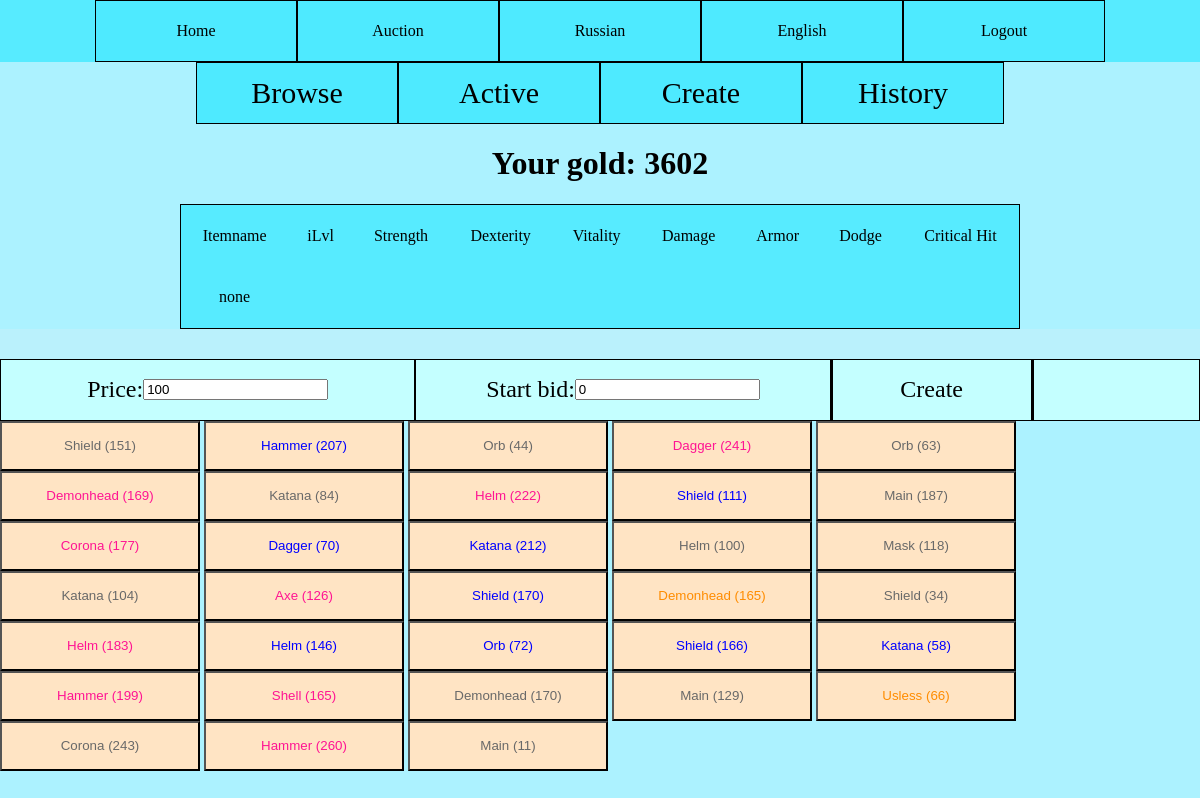
The app's page /en/auction/create (signed in) with its own data.
### main/models.py (models this page shows)
class Character(models.Model):
    user = models.OneToOneField(User, on_delete=models.CASCADE, null=True)
    gold = models.BigIntegerField(default=0)
    eq_weapon = models.ForeignKey('Item', on_delete=models.SET_NULL, null=True, related_name="weapon")
    eq_helm   = models.ForeignKey('Item', on_delete=models.SET_NULL, null=True, related_name="helm")
    eq_armor  = models.ForeignKey('Item', on_delete=models.SET_NULL, null=True, related_name="armor")
    eq_offhand= models.ForeignKey('Item', on_delete=models.SET_NULL, null=True, related_name="offhand")

class Item(models.Model):
    item_name = models.CharField(max_length=30,null=True)
    item_level = models.IntegerField(default=0)
    item_tupe = models.IntegerField(null=True)
    item_rarity = models.IntegerField(null=True)
    character_id = models.ForeignKey(Character, on_delete=models.SET_NULL,null=True)
    used = models.BooleanField(default=False)

### main/views.py (the view)
# urls.py: path('auction/create', views.AuctionCreate, name='create_auction'),
def AuctionCreate(request):
    if request.user.is_authenticated:
        current_user = request.user
        char = Character.objects.get(user=current_user)
        items = Item.objects.filter(character_id=char.pk).filter(used=False)
        local_item = []
        for x in items:
            local_item.append(LocalItem(x))
        context = {'items': local_item, 'char':char}
        return render(request, 'auction/auction_make.html', context=context)
    else:
        return HttpResponseForbidden()

### templates/auction/auction_make.html (shortened to what this page needs)
{% extends "auction/Auction.html" %}
{% load i18n %}
{% block main %}
        {% include "items/stat_table.html" %}
    <div class="main">
        <div class="lots">
            <div class="head">
                <div class="info_long">
                    {% trans "Price" %}: <input id="max_price" type="int" value="100">
                </div>
                <div class="info_long">
                    {% trans "Start bid" %}: <input id="start_bet" type="int" value="0">
                </div>
                <div class="info">
                    <div class="butt" onclick="CreateLoot()">{% trans "Create" %}</div>
                </div>
                <div class="info" id="item_id">
                </div>
            </div>
        </div>
    </div>
    <div id="scrolls">
        {% for x in items %}
            {% include "items/item_small.html" with item=x only %}
        {% endfor %}
    </div>
{% endblock %}

### templates/auction/Auction.html
{% extends "base.html" %}
{% load i18n %}
{% block header %}
    <div class="menu">
        <a href="/auction">{% trans "Browse" %}</a>
        <a href="/auction/my">{% trans "Active" %}</a>
        <a href="/auction/create">{% trans "Create" %}</a>
        <a href="/auction/log">{% trans "History" %}</a>
    </div>
{% endblock %}
{% block content %}
    <h1><div style="text-align: center;">{% trans "Your gold" %}: {{ char.gold }}</div></h1>
    {% block main %}
    {% endblock %}
{% endblock %}

### templates/items/item_small.html
{% load i18n %}
{% if item %}
    <button class="item_info" id="{{ item.pk }}" onmouseenter="Display({{ item.pk }})" onclick="ItemClick({{ item.pk }})">
        {% if item.rarity == 0  %}
            <span style="color: #696969; ">
        {% elif item.rarity == 1 %}
            <span style="color: blue; ">
        {% elif item.rarity == 2 %}
            <span style="color: deeppink; ">
        {% else %}
            <span style="color: darkorange; ">
        {% endif %}
            {{ item.name }} ({{ item.ilvl }})
        </span>
    </button>
{% else %}
    <button class="item_info" id="0">
        {% trans "Empty" %}
    </button>
{% endif %}

### main/static/style.css (style rules this page uses)
body { margin: 0; padding: 0; background-color: rgb(172, 242, 255); }
.menu { display: flex; justify-content: center; font-size: 30px; margin-bottom: 1px; }
a { text-decoration: none; color: initial; display: flex; align-items: center; justify-content: center; width: 200px; height: 60px; border: 1px solid black; background-color: rgb(78, 234, 255); }
.main { max-width: 1600px; margin: 0 auto; display: flex; background-color: rgba(196, 242, 250, 0.582); }
.lots { margin-top: 30px; }
.lots .head { display: flex; flex-direction: row; width: 1200px; font-size: 24px; }
.info { display: flex; align-items: center; justify-content: center; width: 200px; height: 60px; border: 1px solid black; background-color: rgb(196, 255, 255); }
.info_long { display: flex; align-items: center; justify-content: center; width: 500px; height: 60px; border: 1px solid black; background-color: rgb(196, 255, 255); }
.butt { display: flex; align-items: center; justify-content: center; width: 200px; height: 60px; border: 1px solid black; background-color: rgb(196, 255, 255); }
.item_info { width: 200px; height: 50px; background-color: bisque; }

### records on screen
Character: gold "3602"
Item: name "Shield"
Item: name "Hammer"
Item: name "Orb"
Item: name "Dagger"
Item: name "Orb"
Item: name "Demonhead"
Item: name "Katana"
Item: name "Helm"
Item: name "Shield"
Item: name "Main"
Item: name "Corona"
Item: name "Dagger"
Item: name "Katana"
Item: name "Helm"
Item: name "Mask"
Item: name "Katana"
Item: name "Axe"
Item: name "Shield"
Item: name "Demonhead"
Item: name "Shield"
Item: name "Helm"
Item: name "Helm"
Item: name "Orb"
Item: name "Shield"
Item: name "Katana"
Item: name "Hammer"
Item: name "Shell"
Item: name "Demonhead"
Item: name "Main"
Item: name "Usless"
Item: name "Corona"
Item: name "Hammer"
Item: name "Main"

### other values on screen
{{ item.ilvl }} "151" "207" "44" "241" "63" "169" "84" "222" "111" "187" "177" "70" "212" "100" "118" "104" "126" "170" "165" "34" "183" "146" "72" "166" "58" "199" "165" "170" "129" "66" "243" "260" "11"
